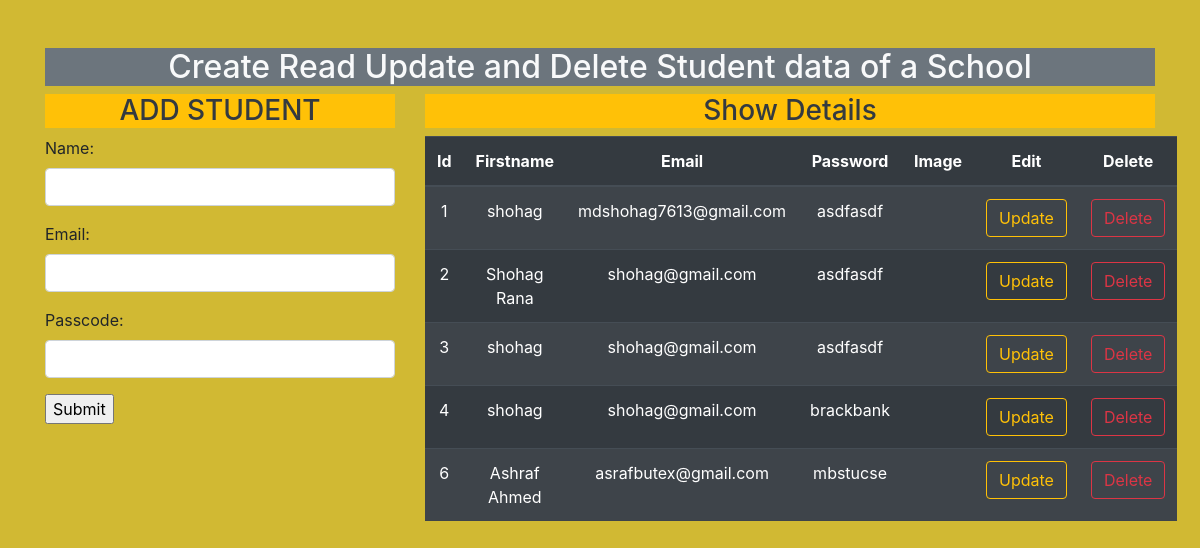
The page / on the database its author committed.
### enroll/models.py (models this page shows)
class Student_Info(models.Model):
    name = models.CharField(max_length=100)
    email = models.CharField(max_length=100)
    passcode = models.CharField(max_length=100)

### enroll/views.py (the view)
# urls.py: path('', views.home_page, name = "home"),
def home_page(request):
    if request.method == "POST":
        fm = My_Form(request.POST)
        if fm.is_valid():
            fm.save()
    else:
        fm = My_Form()
    my_data = Student_Info.objects.all()
    print(my_data)
    return render(request, 'enroll/home.html', {'form': fm, 'student_data': my_data})

### enroll/forms.py
class My_Form(forms.ModelForm):
    class Meta:
        model = Student_Info
        fields = ['name', 'email', 'passcode']
        widgets = {'name': forms.TextInput(attrs={'class': 'form-control'}),
        'email': forms.EmailInput(attrs={'class': 'form-control'}),
        'passcode': forms.TextInput(attrs={'class': 'form-control'}),}

### enroll/templates/enroll/home.html (shortened to what this page needs)
{% extends 'enroll/base.html' %}
{% load static %}
{% block headline %}
     <h2 class="text-center text-light bg-secondary">Create Read Update and Delete Student data of a School</h2>
{% endblock headline %}
{% block content1 %}
    <h3 class="text-dark bg-warning text-center">ADD STUDENT</h3>
    <form action="" method="post" enctype="multipart/form-data" novalidate>
        {{form.as_p}}
        <input type="submit" value="Submit">
    </form>
{% endblock content1 %}
{% block content2 %}
<h3 class="text-dark bg-warning text-center">Show Details</h3>
<table class="table table-dark table-striped">
    <thead>
      <tr>
          <th>Id</th>
        <th>Firstname</th>
        <th>Email</th>
        <th>Password</th>
        <th>Image</th>
        <th>Edit</th>
        <th>Delete</th>
      </tr>
    </thead>
    <tbody>
        {% if student_data %}
            {% for data in student_data %}
                <tr>
                    <td>{{data.id}}</td>
                    <td>{{data.name}}</td>
                    <td>{{data.email}}</td>
                    <td>{{data.passcode}}</td>
                    <td><img src="{% static 'data.image' %}" alt=""></td>
                    <td><a href="{% url 'update' data.id %}" type="button" class="btn btn-outline-warning">Update</a></td>
                    <td><a href="{% url 'delete' data.id %}" type="button" class="btn btn-outline-danger">Delete</a></td>
                </tr>
            {% endfor %}
        {% else %}
        <h4>There is no data found here</h4>
        {% endif %}
    </tbody>
  </table>
{% endblock content2 %}

### enroll/templates/enroll/base.html (shortened to what this page needs)
<!DOCTYPE html>
{% load static %}
<html lang="en">
<head>
    <link rel="stylesheet" type="text/css" href="{% static 'enroll/css/bootstrap.min.css' %}">
    <link rel="stylesheet" type="text/css" href="{% static 'enroll/font/css/all.min.css' %}">
    <link rel="stylesheet" type="text/css" href="{% static 'enroll/css/mystyle3.css' %}">
</head>
<body>
    <div class="container mt-5">
        <div>
            {% block headline %}
            {% endblock headline %}
        </div>
        <div class="row">
            <div class="col-4">
                {% block content1 %}
                {% endblock content1 %}
            </div>
            <div class="col-8 text-center">
                {% block content2 %}
                {% endblock content2 %}
            </div>
        </div>
    </div>
</body>
</html>

### enroll/static/enroll/css/mystyle3.css (style rules this page uses)
body { background-color: rgb(209, 185, 51); }

### rows shown on the page
Student_Info: id "1", name "shohag", email "mdshohag7613@gmail.com", passcode "asdfasdf"
Student_Info: id "2", name "Shohag Rana", email "shohag@gmail.com", passcode "asdfasdf"
Student_Info: id "3", name "shohag", email "shohag@gmail.com", passcode "asdfasdf"
Student_Info: id "4", name "shohag", email "shohag@gmail.com", passcode "brackbank"
Student_Info: id "6", name "Ashraf Ahmed", email "asrafbutex@gmail.com", passcode "mbstucse"
